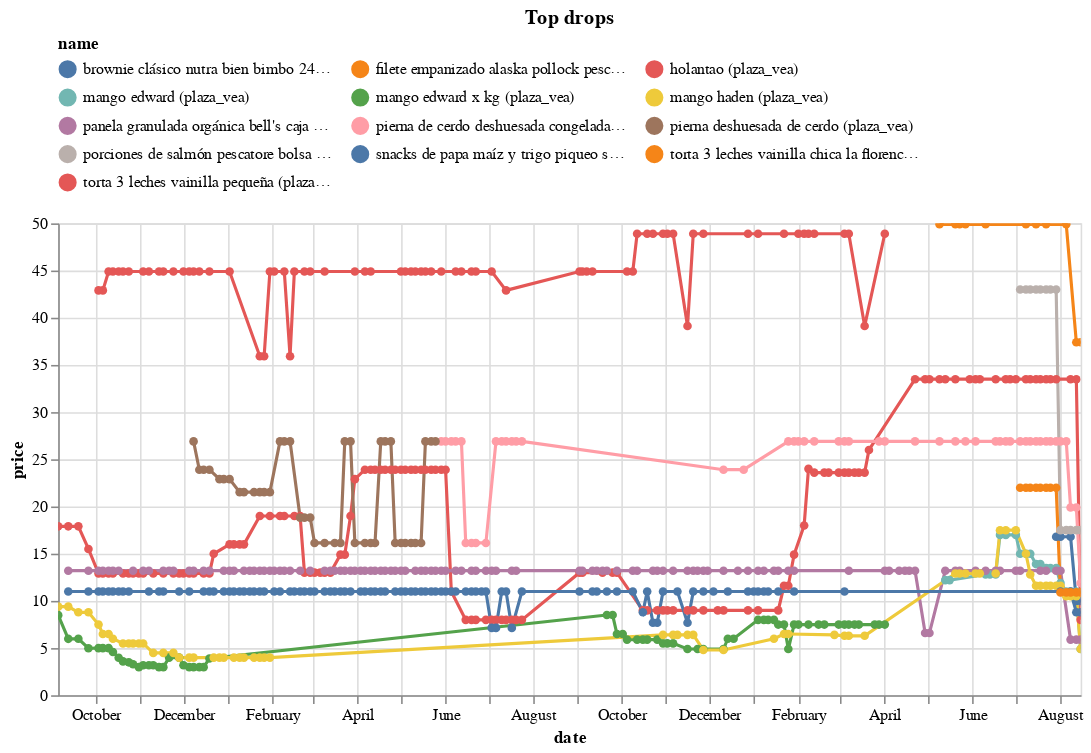

The notebook cell this image was saved under:
### Code cell
(top_changes
 .sort_values('change')
 .head(10)
 .pipe(plot_changes, 'Top drops')
)

### Figure 1 — Vega-Lite specification as saved in the notebook (floating-point values rounded to 4 significant figures; data arrays with more than 128 entries replaced by an {"elided": "..."} marker saying what was removed)
{"config": {"view": {"continuousWidth": 300, "continuousHeight": 300}, "legend": {"columns": 3, "orient": "top"}}, "data": {"name": "data-5b2402a1779239489dc14de4e222b500"}, "mark": {"type": "line", "point": true}, "encoding": {"color": {"field": "name", "scale": {"domain": ["brownie clásico nutra bien bimbo 248g paquete 4un (plaza_vea)", "filete empanizado alaska pollock pescatore bolsa 500g (plaza_vea)", "holantao (plaza_vea)", "mango edward (plaza_vea)", "mango edward x kg (plaza_vea)", "mango haden (plaza_vea)", "panela granulada orgánica bell's caja 50 sobres (plaza_vea)", "pierna de cerdo deshuesada congelada x kg (plaza_vea)", "pierna deshuesada de cerdo (plaza_vea)", "porciones de salmón pescatore bolsa 500g (plaza_vea)", "snacks de papa maíz y trigo piqueo snax bolsa 260g (plaza_vea)", "torta 3 leches vainilla chica la florencia 1un (plaza_vea)", "torta 3 leches vainilla pequeña (plaza_vea)"]}, "type": "nominal"}, "tooltip": [{"field": "name", "type": "nominal"}, {"field": "price", "type": "quantitative"}, {"field": "last_price", "type": "quantitative"}], "x": {"field": "date", "type": "temporal"}, "y": {"field": "price", "type": "quantitative"}}, "params": [{"name": "param_3", "select": {"type": "point", "fields": ["name"]}, "bind": "legend"}, {"name": "param_4", "select": {"type": "interval", "encodings": ["x", "y"]}, "bind": "scales"}], "title": "Top drops", "transform": [{"filter": {"param": "param_3"}}], "width": 650, "$schema": "https://vega.github.io/schema/vega-lite/v5.20.1.json", "datasets": {"data-5b2402a1779239489dc14de4e222b500": {"elided": "697 records"}}}
